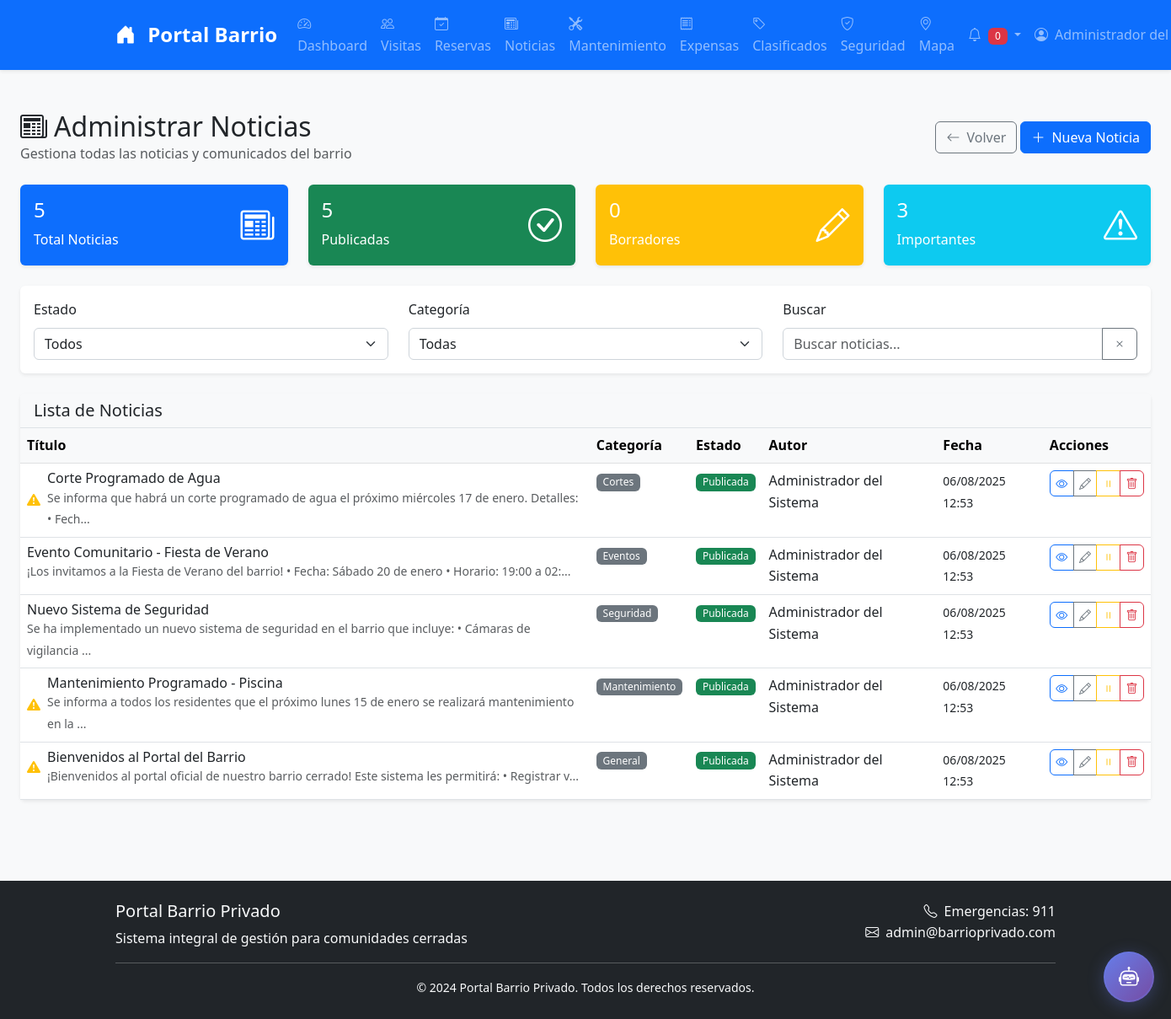
/news/admin (signed in), run on an earlier commit of the app's database.
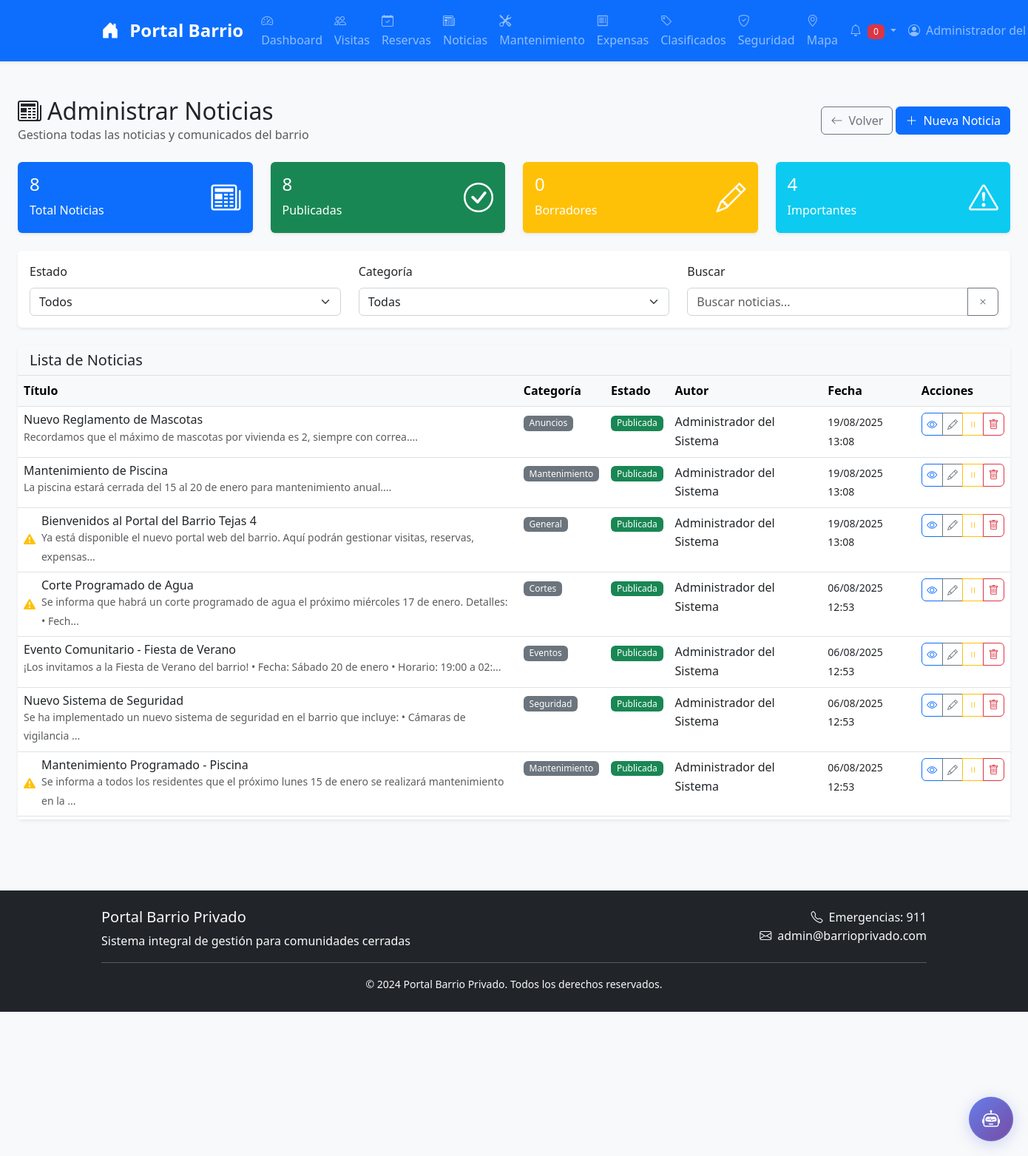
And on a later commit of the database.
### models.py (models this page shows, shortened)
class News(db.Model):
    __tablename__ = 'news'
    id = db.Column(db.Integer, primary_key=True)
    title = db.Column(db.String(200), nullable=False)
    content = db.Column(db.Text, nullable=False)
    author_id = db.Column(db.Integer, db.ForeignKey('users.id'), nullable=False)
    category = db.Column(db.String(50))
    is_important = db.Column(db.Boolean, default=False)
    is_published = db.Column(db.Boolean, default=True)
    published_at = db.Column(db.DateTime, default=datetime.utcnow)
    expires_at = db.Column(db.DateTime)
    image_path = db.Column(db.String(200))
    created_at = db.Column(db.DateTime, default=datetime.utcnow)
    updated_at = db.Column(db.DateTime, default=datetime.utcnow, onupdate=datetime.utcnow)

class User(UserMixin, db.Model):
    __tablename__ = 'users'
    id = db.Column(db.Integer, primary_key=True)
    username = db.Column(db.String(80), unique=True, nullable=False, index=True)
    email = db.Column(db.String(120), unique=True, nullable=False, index=True)
    password_hash = db.Column(db.String(255), nullable=False)
    name = db.Column(db.String(100), nullable=False)
    role = db.Column(db.String(20), default='resident')  # resident, admin, security, maintenance
    address = db.Column(db.String(200))
    phone = db.Column(db.String(20))
    emergency_contact = db.Column(db.String(200))
    is_active = db.Column(db.Boolean, default=True)
    email_verified = db.Column(db.Boolean, default=False)
    phone_verified = db.Column(db.Boolean, default=False)
    profile_image = db.Column(db.String(200))
    created_at = db.Column(db.DateTime, default=datetime.utcnow)
    updated_at = db.Column(db.DateTime, default=datetime.utcnow, onupdate=datetime.utcnow)
    last_login = db.Column(db.DateTime)
    two_factor_enabled = db.Column(db.Boolean, default=False)
    two_factor_secret = db.Column(db.String(32))  # Secreto TOTP
    two_factor_enabled_at = db.Column(db.DateTime)
    two_factor_backup_codes = db.Column(db.Text)  # Códigos de respaldo separados por comas
    visits = db.relationship('Visit', backref='resident', lazy='dynamic', cascade='all, delete-orphan')
    reservations = db.relationship('Reservation', foreign_keys='Reservation.user_id', backref='user', lazy='dynamic', cascade='all, delete-orphan')
    news = db.relationship('News', backref='author', lazy='dynamic', cascade='all, delete-orphan')
    maintenance_requests = db.relationship('Maintenance', foreign_keys='Maintenance.user_id', backref='user', lazy='dynamic', cascade='all, delete-orphan')
    expenses = db.relationship('Expense', backref='user', lazy='dynamic', cascade='all, delete-orphan')
    classifieds = db.relationship('Classified', backref='author', lazy='dynamic', cascade='all, delete-orphan')
    security_reports = db.relationship('SecurityReport', foreign_keys='SecurityReport.user_id', backref='author', lazy='dynamic', cascade='all, delete-orphan')
    notifications = db.relationship('Notification', backref='user', lazy='dynamic', cascade='all, delete-orphan')
    def can_access_admin(self):
        return self.role in ['admin']

### routes/news.py (the view)
@bp.route('/admin')
@login_required
def admin():
    if not current_user.can_access_admin():
        flash('No tienes permisos para acceder al panel de administración', 'error')
        return redirect(url_for('news.index'))
    page = request.args.get('page', 1, type=int)
    news = News.query.order_by(News.created_at.desc()).paginate(
        page=page, per_page=20, error_out=False)
    return render_template('news/admin.html', news=news)

### performance_integration.py (called while the page is built)
    def setup_middleware(self):
        @self.app.before_request
        def before_request():
            request.start_time = datetime.now()
            logger.info(f"📥 {request.method} {request.path} - {request.remote_addr}")
        @self.app.after_request
        def after_request(response):
            if hasattr(request, 'start_time'):
                duration = (datetime.now() - request.start_time).total_seconds()
                response.headers['X-Response-Time'] = str(duration)
                if duration > 1.0:  # Más de 1 segundo
                    logger.warning(f"⚠️ Request lento: {request.path} ({duration:.2f}s)")
                else:
                    logger.info(f"📤 {request.method} {request.path} - {response.status_code} ({duration:.3f}s)")
            return response

### security.py (called while the page is built)
    def before_request(self):
        logger.info(f"{request.method} {request.path} - {request.remote_addr}")
        if request.path.startswith('/api/'):
            self.check_rate_limit()

### templates/news/admin.html (shortened to what the changed rows need)
{% extends "base.html" %}
{% block content %}
<div class="container-fluid py-4">
    <div class="d-flex justify-content-between align-items-center mb-4">
        <div>
            <h2 class="mb-0">
                <i class="bi bi-newspaper me-2"></i>Administrar Noticias
            </h2>
        </div>
    </div>
    <div class="row mb-4">
        <div class="col-md-3">
            <div class="card bg-primary text-white">
                <div class="card-body">
                    <div class="d-flex justify-content-between">
                        <div>
                            <h4 class="card-title">{{ news.total }}</h4>
                            <p class="card-text">Total Noticias</p>
                        </div>
                    </div>
                </div>
            </div>
        </div>
        <div class="col-md-3">
            <div class="card bg-success text-white">
                <div class="card-body">
                    <div class="d-flex justify-content-between">
                        <div>
                            <h4 class="card-title">{{ news.items | selectattr("is_published") | list | length }}</h4>
                            <p class="card-text">Publicadas</p>
                        </div>
                    </div>
                </div>
            </div>
        </div>
        <div class="col-md-3">
            <div class="card bg-info text-white">
                <div class="card-body">
                    <div class="d-flex justify-content-between">
                        <div>
                            <h4 class="card-title">{{ news.items | selectattr("is_important") | list | length }}</h4>
                            <p class="card-text">Importantes</p>
                        </div>
                    </div>
                </div>
            </div>
        </div>
    </div>
    <div class="card">
        <div class="card-body p-0">
            <div class="table-responsive">
                <table class="table table-hover mb-0" id="newsTable">
                    <thead class="table-light">
                        <tr>
                            <th>Título</th>
                            <th>Categoría</th>
                            <th>Estado</th>
                            <th>Autor</th>
                            <th>Fecha</th>
                            <th>Acciones</th>
                        </tr>
                    </thead>
                    <tbody>
                        {% for article in news.items %}
                        <tr data-category="{{ article.category }}" data-status="{{ 'published' if article.is_published else 'draft' }}" data-important="{{ article.is_important }}">
                            <td>
                                <div class="d-flex align-items-center">
                                    {% if article.is_important %}
                                    <i class="bi bi-exclamation-triangle-fill text-warning me-2" title="Noticia Importante"></i>
                                    {% endif %}
                                    <div>
                                        <h6 class="mb-0">{{ article.title }}</h6>
                                        <small class="text-muted">{{ article.content[:100] }}...</small>
                                    </div>
                                </div>
                            </td>
                            <td>
                                <span class="badge bg-secondary">{{ article.category | title }}</span>
                            </td>
                            <td>
                                {% if article.is_published %}
                                <span class="badge bg-success">Publicada</span>
                                {% else %}
                                <span class="badge bg-warning">Borrador</span>
                                {% endif %}
                            </td>
                            <td>{{ article.author.name if article.author else 'Sin autor' }}</td>
                            <td>
                                <small>{{ article.created_at.strftime('%d/%m/%Y %H:%M') }}</small>
                            </td>
                            <td>
                                <div class="btn-group btn-group-sm" role="group">
                                    <a href="{{ url_for('news.show', news_id=article.id) }}" class="btn btn-outline-primary" title="Ver">
                                        <i class="bi bi-eye"></i>
                                    </a>
                                    <a href="{{ url_for('news.edit', news_id=article.id) }}" class="btn btn-outline-secondary" title="Editar">
                                        <i class="bi bi-pencil"></i>
                                    </a>
                                    {% if not article.is_published %}
                                    <button class="btn btn-outline-success" onclick="publishNews({{ article.id }})" title="Publicar">
                                        <i class="bi bi-check"></i>
                                    </button>
                                    {% else %}
                                    <button class="btn btn-outline-warning" onclick="unpublishNews({{ article.id }})" title="Despublicar">
                                        <i class="bi bi-pause"></i>
                                    </button>
                                    {% endif %}
                                    <button class="btn btn-outline-danger" onclick="deleteNews({{ article.id }}, '{{ article.title }}')" title="Eliminar">
                                        <i class="bi bi-trash"></i>
                                    </button>
                                </div>
                            </td>
                        </tr>
                        {% endfor %}
                    </tbody>
                </table>
            </div>
        </div>
    </div>
</div>
{% endblock %}

What changed in the data, as far as the page shows it:
no longer on this page (row unchanged): News: is_important True (drawn), title "Bienvenidos al Portal del Barrio", content "¡Bienvenidos al portal oficial de nuestro barrio cerrado! Este sistema les permitirá: • Registrar v", category "General", is_published "Publicada", author "Administrador del Sistema", created_at "06/08/2025 12:53"
added News: title "Nuevo Reglamento de Mascotas", content "Recordamos que el máximo de mascotas por vivienda es 2, siempre con correa.", category "Anuncios", is_published "Publicada", author "Administrador del Sistema", created_at "19/08/2025 13:08"
added News: title "Mantenimiento de Piscina", content "La piscina estará cerrada del 15 al 20 de enero para mantenimiento anual.", category "Mantenimiento", is_published "Publicada", author "Administrador del Sistema", created_at "19/08/2025 13:08"
added News: is_important True (drawn), title "Bienvenidos al Portal del Barrio Tejas 4", content "Ya está disponible el nuevo portal web del barrio. Aquí podrán gestionar visitas, reservas, expensas", category "General", is_published "Publicada", author "Administrador del Sistema", created_at "19/08/2025 13:08"
Also different on the page:
{{ news.total }}: "5" → "8"
{{ news.items | selectattr("is_published") | list | length }}: "5" → "8"
{{ news.items | selectattr("is_important") | list | length }}: "3" → "4"
